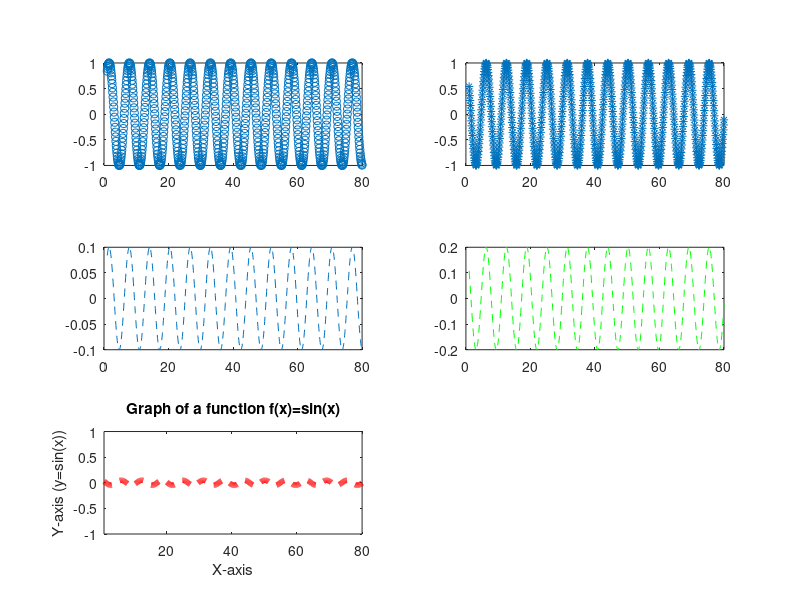

This figure's MATLAB source:
clc
clear all
x=1:0.1:80;
y1=sin(x);
y2=cos(x);
y3=sin(x)/10;
y4=cos(x)/5;
y5=cos(x)/20;
subplot(3,2,1);
plot(x,y1,'o');
subplot(3,2,2);
plot(x,y2,'*');
subplot(3,2,3);
plot(x,y3,'--');
subplot(3,2,4);
plot(x,y4,'g--');
subplot(3,2,5);
plot(x,y5,'r--','LineWidth',4);
axis([1 80 -1 1]);
xlabel('X-axis');
ylabel('Y-axis (y=sin(x))');
title('Graph of a function f(x)=sin(x)');